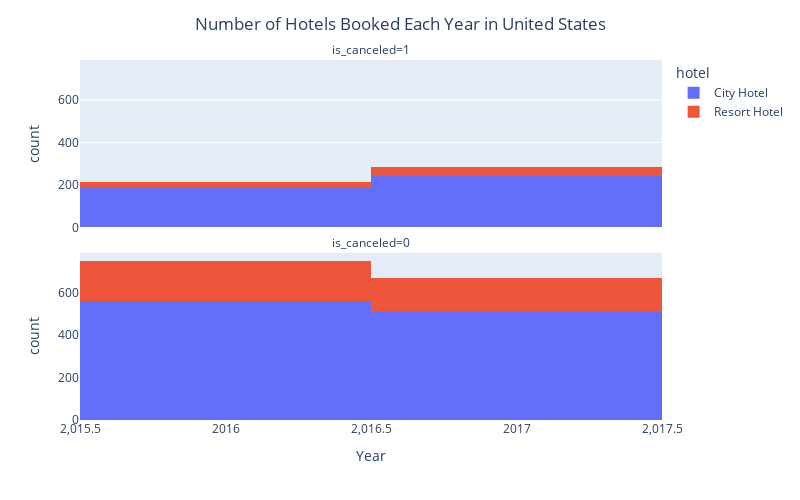

The notebook cell saved with this chart:
### Markdown cell above
**Problem 2** Now it's your turn to do a mini analysis. Please do the following:

1. Choose a subset of columns that you are interested in and look just at those column.
2. Make at least one mask that will remove some of the data (eg. look only at one categorical value OR one or more numerical values.
3. Sort the data using one of the columns.
4. Make a histogram or bar graph of your final data set.
5. Describe in words what you see in your graph, or if there is anything interesting there.

### Code cell
# Your code here - you will probably need more than one cell. This shows the number of hotels/resorts that were canceled in the United States from 2016-2017.
fig = px.histogram(DF_mini_analysis_masked,
                  x='arrival_date_year',
                  color='hotel',
                  facet_col='is_canceled',
                  facet_col_wrap=1)

fig.update_layout(title='Number of Hotels Booked Each Year in United States',
                  title_x=0.5,
                  xaxis_title="Year",
                  autosize=False,
                  width=800,
                  height=500)

fig.show()

### Figure 1 — Plotly figure (JSON) as saved in the notebook; plotly's stock layout.template omitted (floating-point values rounded to 4 significant figures; data arrays with more than 128 entries replaced by an {"elided": "..."} marker saying what was removed)
{"data": [{"bingroup": "x", "hovertemplate": "hotel=City Hotel<br>is_canceled=1<br>arrival_date_year=%{x}<br>count=%{y}<extra></extra>", "legendgroup": "City Hotel", "marker": {"color": "#636efa", "pattern": {"shape": ""}}, "name": "City Hotel", "orientation": "v", "showlegend": true, "type": "histogram", "x": {"elided": "429 int values"}, "xaxis": "x2", "yaxis": "y2"}, {"bingroup": "x", "hovertemplate": "hotel=City Hotel<br>is_canceled=0<br>arrival_date_year=%{x}<br>count=%{y}<extra></extra>", "legendgroup": "City Hotel", "marker": {"color": "#636efa", "pattern": {"shape": ""}}, "name": "City Hotel", "orientation": "v", "showlegend": false, "type": "histogram", "x": {"elided": "1073 int values"}, "xaxis": "x", "yaxis": "y"}, {"bingroup": "x", "hovertemplate": "hotel=Resort Hotel<br>is_canceled=1<br>arrival_date_year=%{x}<br>count=%{y}<extra></extra>", "legendgroup": "Resort Hotel", "marker": {"color": "#EF553B", "pattern": {"shape": ""}}, "name": "Resort Hotel", "orientation": "v", "showlegend": true, "type": "histogram", "x": [2016, 2016, 2016, 2016, 2016, 2016, 2016, 2016, 2016, 2016, 2016, 2016, 2016, 2016, 2016, 2016, 2016, 2016, 2016, 2016, 2016, 2016, 2016, 2016, 2016, 2016, 2016, 2016, 2016, 2017, 2017, 2017, 2017, 2017, 2017, 2017, 2017, 2017, 2017, 2017, 2017, 2017, 2017, 2017, 2017, 2017, 2017, 2017, 2017, 2017, 2017, 2017, 2017, 2017, 2017, 2017, 2017, 2017, 2017, 2017, 2017, 2017, 2017, 2017, 2017, 2017, 2017, 2017, 2017, 2017, 2017, 2017], "xaxis": "x2", "yaxis": "y2"}, {"bingroup": "x", "hovertemplate": "hotel=Resort Hotel<br>is_canceled=0<br>arrival_date_year=%{x}<br>count=%{y}<extra></extra>", "legendgroup": "Resort Hotel", "marker": {"color": "#EF553B", "pattern": {"shape": ""}}, "name": "Resort Hotel", "orientation": "v", "showlegend": false, "type": "histogram", "x": {"elided": "343 int values"}, "xaxis": "x", "yaxis": "y"}], "layout": {"annotations": [{"font": {}, "showarrow": false, "text": "is_canceled=0", "x": 0.5, "xanchor": "center", "xref": "paper", "y": 0.465, "yanchor": "bottom", "yref": "paper"}, {"font": {}, "showarrow": false, "text": "is_canceled=1", "x": 0.5, "xanchor": "center", "xref": "paper", "y": 1.0, "yanchor": "bottom", "yref": "paper"}], "autosize": false, "barmode": "relative", "height": 500, "legend": {"title": {"text": "hotel"}, "tracegroupgap": 0}, "margin": {"t": 60}, "title": {"text": "Number of Hotels Booked Each Year in United States", "x": 0.5}, "width": 800, "xaxis": {"anchor": "y", "domain": [0, 1], "title": {"text": "Year"}}, "xaxis2": {"anchor": "y2", "domain": [0, 1], "matches": "x", "showticklabels": false}, "yaxis": {"anchor": "x", "domain": [0, 0.465], "title": {"text": "count"}}, "yaxis2": {"anchor": "x2", "domain": [0.535, 1.0], "matches": "y", "title": {"text": "count"}}}}
